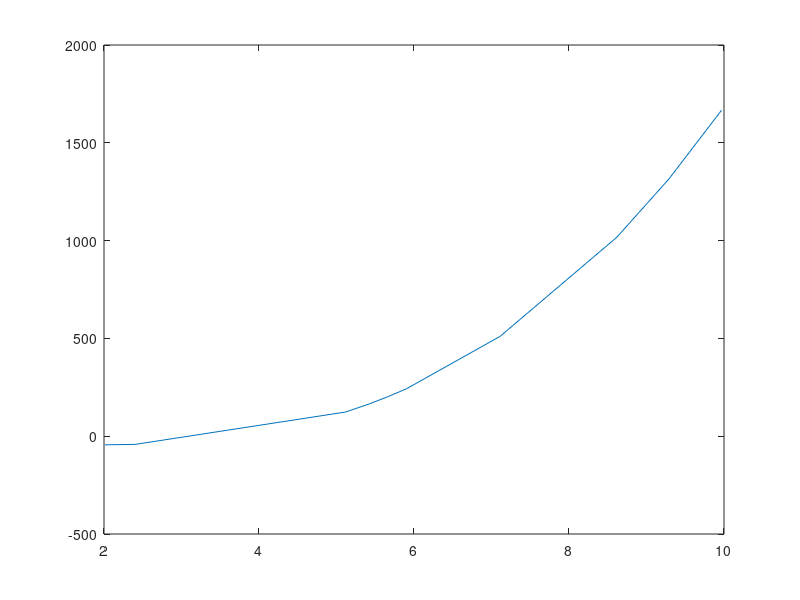
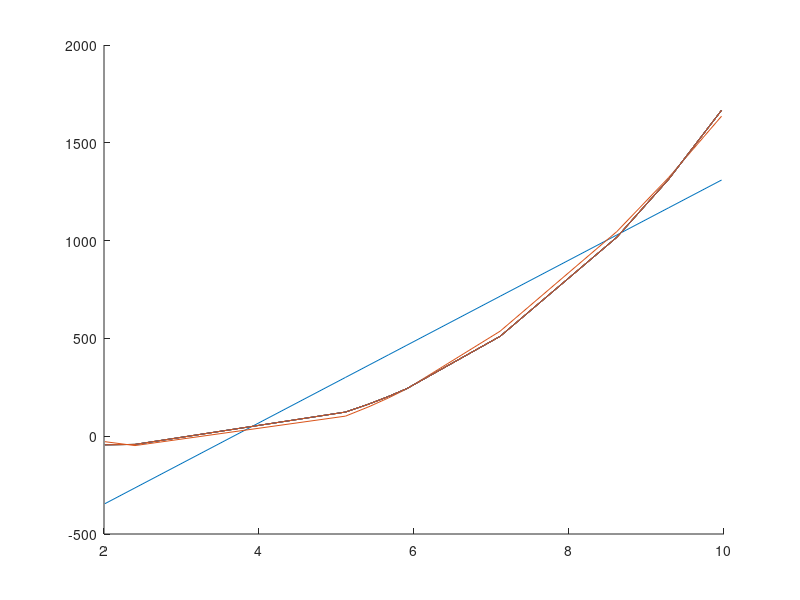

Reproduce these figures in MATLAB, in order. (Note: this script raises an error after producing the figures.)
%HW6
%Walter Frank Lenoir

% Problem 1. Curve fitting. 
%Walter Frank Lenoir

% Part 1. Take 10 x values on the interval 0 < x <= 10 and then create y
% values from the x values by plugging the x values into a third order
% polynomial of your choice. Add random noise to the data by choosing a random number
% in the interval [-D, D]. Start with D = 1. Plot your data in the x-y plane.

x = (1 + (10-1)*rand(10,1));
x = sort(x);
y = 2*(x.^3) - (x.^2) - 20*x -15 + (-1 + (1-(-1))*rand(1,1));

figure;
plot(x,y);

% Part 2. Fit your data with polynomials from order 1 to 9. Plot the fitted
% polynomials together with the data. 

figure;
for i = 1:9
    [coeff,s] = polyfit(x,y,i);
    hold on;
    plot(x,polyval(coeff,x));
end
hold off;

% Part 3. On a separate plot, plot the R^2 and adjusted R^2 as a function
% of the order of the polynomial. 

order = (1:9);

for i = 1:9
poly = strcat('poly',num2str(i));
[fit_out, fit_out2] = fit(x,y,poly);
radjust(i) = fit_out2.adjrsquare;
rsquare(i) = fit_out2.rsquare;
end

figure;
plot(order,rsquare);
hold on;
plot(order,radjust);
hold off;

% Part 4. Repeat parts 1 - 3 for D = 10 and D = 1000. Comment on the
% results. 

%10
figure;
x = (1 + (10-1)*rand(10,1));
x = sort(x);
y = 2*(x.^3) - (x.^2) - 20*x -15 + (-10 + (10-(-10))*rand(1,1));

plot(x,y);

figure;
for i = 1:9
    [coeff,s] = polyfit(x,y,i);
    hold on;
    plot(x,polyval(coeff,x));
end
hold off;

order = (1:9);

for i = 1:9
poly = strcat('poly',num2str(i));
[fit_out, fit_out2] = fit(x,y,poly);
radjust(i) = fit_out2.adjrsquare;
rsquare(i) = fit_out2.rsquare;
end

figure;
plot(order,rsquare);
hold on;
plot(order,radjust);
hold off;

% 1000
figure;
x = (1 + (10-1)*rand(10,1));
x = sort(x);
y = 2*(x.^3) - (x.^2) - 20*x -15 + (-1000 + (1000-(-1000))*rand(1,1));

plot(x,y);

figure;
for i = 1:9
    [coeff,s] = polyfit(x,y,i);
    hold on;
    plot(x,polyval(coeff,x));
end
hold off;

order = (1:9);

for i = 1:9
poly = strcat('poly',num2str(i));
[fit_out, fit_out2] = fit(x,y,poly);
radjust(i) = fit_out2.adjrsquare;
rsquare(i) = fit_out2.rsquare;
end

figure;
plot(order,rsquare);
hold on;
plot(order,radjust);
hold off;

% Higher order models were able to model the polynomial better as evident
% by the rsquared and radjust graphs (higher R = model is better fit,
% variability explained by the model). With noise increasing, the first and
% second polynomials were not able to capture the variance as well as the
% third and beyond order polynomials. 

% Part 5. Now repeat parts 1-3 but take 100 x values on the interval 0 < x <=
% 10. Comment on the results.

x = (1 + (10-1)*rand(100,1));
x = sort(x);
y = 2*(x.^3) - (x.^2) - 20*x -15 + (-1 + (1-(-1))*rand(1,1));

figure;
plot(x,y);

figure;
for i = 1:9
    [coeff,s] = polyfit(x,y,i);
    hold on;
    plot(x,polyval(coeff,x));
end
hold off;

order = (1:9);

for i = 1:9
poly = strcat('poly',num2str(i));
[fit_out, fit_out2] = fit(x,y,poly);
radjust(i) = fit_out2.adjrsquare;
rsquare(i) = fit_out2.rsquare;
end

figure;
plot(order,rsquare);
hold on;
plot(order,radjust);
hold off;

%With 100 points, the curve is much smoother compared to the prior distributions.
%R square for 1st and 2nd polynomials are yield similiar results. 

% Problem 2. Basic statistics. 
% Walter Frank Lenoir
% Part 1. Consider two different distributions - Gaussian numbers with a mean of
% 0 and variance 1 and Gaussian numbers with a mean of 1 and variance 1.
% (1) Make a plot of the average p-value for the t-test comparing N random
% numbers chosen from each of these two distributions as a function of N.

clear all;
avepval = 1;
num = (1:100);
for n = 1:100

dist1 = randn(n,1);
dist2 = 1 + randn(n,1);

[is_sig,pval] = ttest2(dist1,dist2);
    if isnan(pval)
        avepval = 1;
    else
        avepval = avepval + pval;
    end
pvals(n) = avepval/n;
end
figure;
plot(num,pvals);

% Part 2. Now keep the first distribution the same, but vary the mean of
% the second distribution between 0 and 10 with the same variance and
% repeat part one. Make a plot of all of these different curves on the same
% set of axes. What is special about the case where the mean of the second
% distribution is 0? 
avepval = 1;
num = (1:100);
figure;
for d = 0:10
    for n = 1:100
    dist1 = randn(n,1);
    dist2 = d + randn(n,1);
    [is_sig,pval] = ttest2(dist1,dist2);
        if isnan(pval)
            avepval = 1;
        else
            avepval = avepval + pval;
        end
    pvals(n) = avepval/n;
    end
    plot(num,pvals);
    hold on;
end
hold off;

%The second distribution for d = 0 is different and higher than the rest because
%it is coming from the same distribution. Specifically, it should come from
%the same distribution as the first one, so the pvalue should be relatively
%high (no difference in means). 


% Part 3. Now keep the means of the two distributions at 0 and 1 as in part
% 1, but vary the variance of both distributions simultaneiously between 0.1 and 10 and plot the 
% p-values vs the number of numbers drawn as before. Comment on your results. 
avepval = 1;
num = (1:100);
figure;
for d = 0.1:10
    for n = 1:100
    dist1 = d*randn(n,1);
    dist2 = 1 + d*randn(n,1);
    [is_sig,pval] = ttest2(dist1,dist2);
        if isnan(pval)
            avepval = 1;
        else
            avepval = avepval + pval;
        end
    pvals(n) = avepval/n;
    end
    plot(num,pvals);
    hold on;
end
hold off;

% There is a lot more variation with results, and the pvalues are much
% higher compared to before. The t-test results were higher overall
% compared to part 2. 